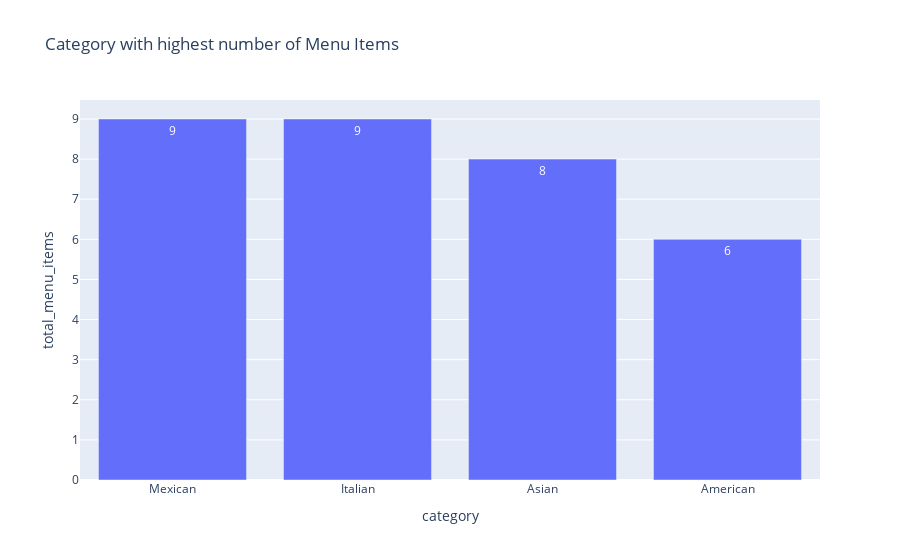

Source (notebook cell):
### Markdown cell above
### Category with highest number of Menu Items.

### Code cell
query = """
SELECT 
    category, COUNT(menu_item_id) AS total_menu_items
FROM
    menu_items
GROUP BY category
ORDER BY total_menu_items DESC;
"""

cur.execute(query)

data = cur.fetchall()

data

df = pd.DataFrame(data, columns = ['category','total_menu_items'])
df_sorted = df.sort_values('total_menu_items', ascending= False)

fig = px.bar(df_sorted, x='category', y='total_menu_items', text = 'total_menu_items', orientation= 'v',
             title= 'Category with highest number of Menu Items')
fig.show()

### Figure 1 — Plotly figure (JSON) as saved in the notebook; plotly's stock layout.template omitted (floating-point values rounded to 4 significant figures)
{"data": [{"hovertemplate": "category=%{x}<br>total_menu_items=%{text}<extra></extra>", "legendgroup": "", "marker": {"color": "#636efa", "pattern": {"shape": ""}}, "name": "", "orientation": "v", "showlegend": false, "text": [9.0, 9.0, 8.0, 6.0], "textposition": "auto", "type": "bar", "x": ["Mexican", "Italian", "Asian", "American"], "xaxis": "x", "y": [9, 9, 8, 6], "yaxis": "y"}], "layout": {"autosize": true, "barmode": "relative", "legend": {"tracegroupgap": 0}, "title": {"text": "Category with highest number of Menu Items"}, "xaxis": {"anchor": "y", "autorange": true, "domain": [0, 1], "range": [-0.5, 3.5], "title": {"text": "category"}, "type": "category"}, "yaxis": {"anchor": "x", "autorange": true, "domain": [0, 1], "range": [0, 9.474], "title": {"text": "total_menu_items"}, "type": "linear"}}}
